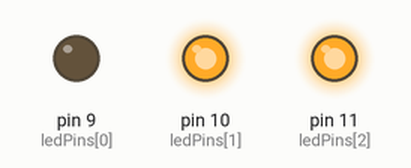
Recording of a sketch running on a simulated Arduino Uno, built with avr-gcc and run on an emulated ATmega328P. Shown: output pins drawn as LEDs (lit = HIGH). What the sketch prints to the serial monitor is not drawn.

Above: at 1.2 s.
At 1.7 s:
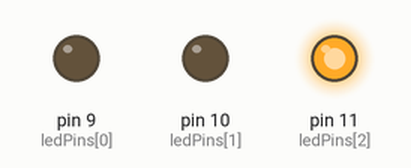
At 2.5 s:
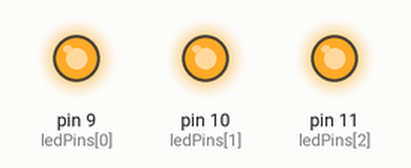
Timing chart, 0 to 4.0 s (numbered marks = the images above):
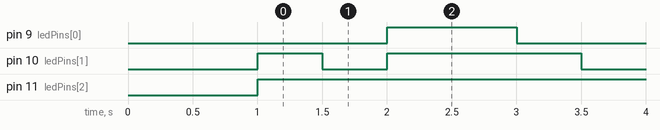

The sketch:

ssr_demo.ino
```cpp
const int ledPins[3] = {9, 10, 11};
const int ssrPwmPeriod = 2000;

unsigned long currentMillis = 0;


class SSR_Control {
  private:
  unsigned int _pin;
  unsigned int _windowLength;
  unsigned long _windowStartTime;
  double _dutyCycle;

  public:
  SSR_Control(int pin, int windowLength) {
    _pin = pin;
    _windowLength = windowLength;

    pinMode(_pin, OUTPUT);
  }
  void updateSSR(){
    //Check if it's time to turn on
    if(currentMillis - _windowStartTime <= _windowLength * _dutyCycle) {
      digitalWrite(_pin, HIGH);
    }
    else {
      digitalWrite(_pin, LOW);
    }

    //Check if windowsLength has passed, if so, set new windowStartTime
    if (currentMillis - _windowStartTime > _windowLength) {
      _windowStartTime += _windowLength;
    }
  }
  void setDutyCycle(double newDutyCycle) {
    _dutyCycle = newDutyCycle;
  }
  double getDutyCycle(){
    return _dutyCycle;
  }

};//end SSR class

SSR_Control L1(ledPins[0], ssrPwmPeriod);
SSR_Control L2(ledPins[1], ssrPwmPeriod);
SSR_Control L3(ledPins[2], ssrPwmPeriod);


void setup() {
  Serial.begin(9600);

  for (int i=0 ; i<3 ; i++) {
    pinMode(ledPins[i], OUTPUT);
  }

  L1.setDutyCycle(0.50);
  L2.setDutyCycle(0.75);
  L3.setDutyCycle(1);

  Serial.println("booting");
  delay(1000);
}

void loop() {
  currentMillis = millis();

  L1.updateSSR();
  L2.updateSSR();
  L3.updateSSR();

}
```

Measured:
- by itself, pin 9 (ledPins[0]): alternates HIGH for 1.0 s and LOW for 1.0 s
- by itself, pin 10 (ledPins[1]): repeats every 2.0 s: LOW 0.50 s, HIGH 1.5 s
- by itself, pin 11 (ledPins[2]): LOW → HIGH at 1.0 s
